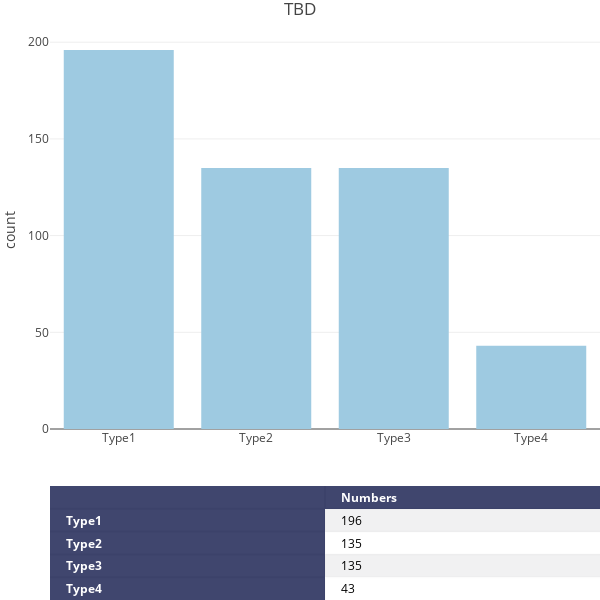

Notebook code cell kept with this figure:
### Code cell
iplot(figure)

### Figure 1 — Plotly figure (JSON) as saved in the notebook; plotly's stock layout.template omitted (floating-point values rounded to 4 significant figures)
{"data": [{"colorscale": [[0, "#00083e"], [0.5, "#ededee"], [1, "#ffffff"]], "hoverinfo": "none", "opacity": 0.75, "showscale": false, "type": "heatmap", "z": [[0, 0], [0, 0.5], [0, 1], [0, 0.5], [0, 1]]}, {"marker": {"color": "rgb(158,202,225)"}, "type": "bar", "x": ["Type1", "Type2", "Type3", "Type4"], "xaxis": "x2", "y": [196, 135, 135, 43], "yaxis": "y2"}], "layout": {"annotations": [{"align": "left", "font": {"color": "#ffffff"}, "showarrow": false, "text": "<b></b>", "x": -0.45, "xanchor": "left", "xref": "x1", "y": 0, "yref": "y1"}, {"align": "left", "font": {"color": "#ffffff"}, "showarrow": false, "text": "<b>Numbers</b>", "x": 0.55, "xanchor": "left", "xref": "x1", "y": 0, "yref": "y1"}, {"align": "left", "font": {"color": "#ffffff"}, "showarrow": false, "text": "<b>Type1</b>", "x": -0.45, "xanchor": "left", "xref": "x1", "y": 1, "yref": "y1"}, {"align": "left", "font": {"color": "#000000"}, "showarrow": false, "text": "196", "x": 0.55, "xanchor": "left", "xref": "x1", "y": 1, "yref": "y1"}, {"align": "left", "font": {"color": "#ffffff"}, "showarrow": false, "text": "<b>Type2</b>", "x": -0.45, "xanchor": "left", "xref": "x1", "y": 2, "yref": "y1"}, {"align": "left", "font": {"color": "#000000"}, "showarrow": false, "text": "135", "x": 0.55, "xanchor": "left", "xref": "x1", "y": 2, "yref": "y1"}, {"align": "left", "font": {"color": "#ffffff"}, "showarrow": false, "text": "<b>Type3</b>", "x": -0.45, "xanchor": "left", "xref": "x1", "y": 3, "yref": "y1"}, {"align": "left", "font": {"color": "#000000"}, "showarrow": false, "text": "135", "x": 0.55, "xanchor": "left", "xref": "x1", "y": 3, "yref": "y1"}, {"align": "left", "font": {"color": "#ffffff"}, "showarrow": false, "text": "<b>Type4</b>", "x": -0.45, "xanchor": "left", "xref": "x1", "y": 4, "yref": "y1"}, {"align": "left", "font": {"color": "#000000"}, "showarrow": false, "text": "43", "x": 0.55, "xanchor": "left", "xref": "x1", "y": 4, "yref": "y1"}], "autosize": false, "height": 600, "margin": {"b": 0, "l": 50, "r": 0, "t": 30}, "title": "TBD", "width": 600, "xaxis": {"dtick": 1, "gridwidth": 2, "showticklabels": false, "tick0": -0.5, "ticks": "", "zeroline": false}, "xaxis2": {"anchor": "y2"}, "yaxis": {"autorange": "reversed", "domain": [0, 0.2], "dtick": 1, "gridwidth": 2, "showticklabels": false, "tick0": 0.5, "ticks": "", "zeroline": false}, "yaxis2": {"domain": [0.3, 1], "title": "count"}}}
